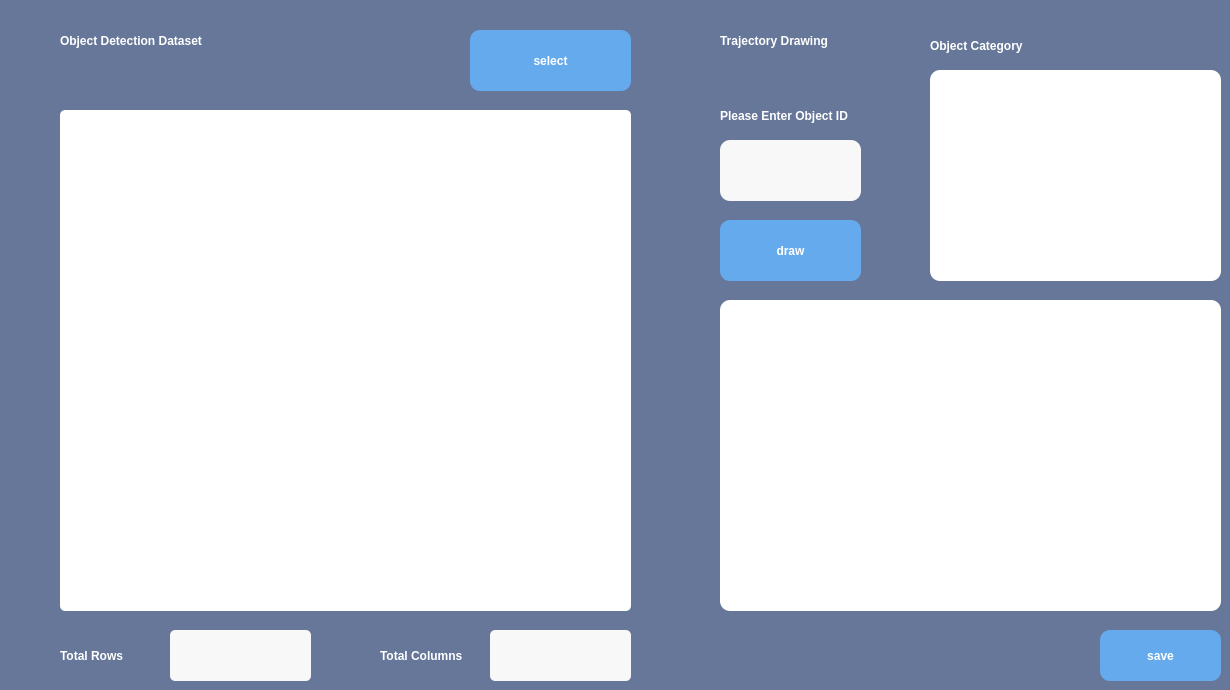
    <widget class="QWidget" name="tab_5">
     <property name="styleSheet">
      <string notr="true">QWidget{
	background-color: #667799;
}</string>
     </property>
     <attribute name="title">
      <string>Tab 5</string>
     </attribute>
     <widget class="QPushButton" name="export5">
      <property name="geometry">
       <rect>
        <x>1100</x>
        <y>630</y>
        <width>121</width>
        <height>51</height>
       </rect>
      </property>
      <property name="styleSheet">
       <string notr="true">QPushButton{
	font: 12pt &quot;Arial&quot;;
	font-weight: bold;
	background-color: #66aaee;
	border-radius: 10%;
	color: white
}</string>
      </property>
      <property name="text">
       <string>save</string>
      </property>
     </widget>
     <widget class="QLabel" name="label_17">
      <property name="geometry">
       <rect>
        <x>60</x>
        <y>630</y>
        <width>101</width>
        <height>51</height>
       </rect>
      </property>
      <property name="styleSheet">
       <string notr="true">QLabel{
	font: 14pt &quot;黑体&quot;;
	font-weight: bold;
	color: #ffffff;
}</string>
      </property>
      <property name="text">
       <string>Total Rows</string>
      </property>
     </widget>
     <widget class="QTextBrowser" name="show_row">
      <property name="geometry">
       <rect>
        <x>170</x>
        <y>630</y>
        <width>141</width>
        <height>51</height>
       </rect>
      </property>
      <property name="font">
       <font>
        <family>Arial</family>
        <pointsize>10</pointsize>
       </font>
      </property>
      <property name="styleSheet">
       <string notr="true">QTextBrowser{
	background-color: #f8f8f8;
	font-size: 10pt;
	border: 0;
	padding: 10px;
    border-radius: 5%;
}</string>
      </property>
     </widget>
     <widget class="QLabel" name="label_18">
      <property name="geometry">
       <rect>
        <x>380</x>
        <y>630</y>
        <width>101</width>
        <height>51</height>
       </rect>
      </property>
      <property name="styleSheet">
       <string notr="true">QLabel{
	font: 14pt &quot;黑体&quot;;
	font-weight: bold;
	color: #ffffff;
}</string>
      </property>
      <property name="text">
       <string>Total Columns</string>
      </property>
     </widget>
     <widget class="QTextBrowser" name="show_col">
      <property name="geometry">
       <rect>
        <x>490</x>
        <y>630</y>
        <width>141</width>
        <height>51</height>
       </rect>
      </property>
      <property name="font">
       <font>
        <family>Arial</family>
        <pointsize>10</pointsize>
       </font>
      </property>
      <property name="styleSheet">
       <string notr="true">QTextBrowser{
	background-color: #f8f8f8;
	font-size: 10pt;
	border: 0;
	padding: 10px;
    border-radius: 5%;
}</string>
      </property>
     </widget>
     <widget class="QTableWidget" name="xlsx">
      <property name="geometry">
       <rect>
        <x>60</x>
        <y>110</y>
        <width>571</width>
        <height>501</height>
       </rect>
      </property>
      <property name="styleSheet">
       <string notr="true">QTableWidget{
	background-color: white;
	border-radius:5%;
	border: 0
}</string>
      </property>
     </widget>
     <widget class="QLabel" name="label_19">
      <property name="geometry">
       <rect>
        <x>60</x>
        <y>10</y>
        <width>391</width>
        <height>61</height>
       </rect>
      </property>
      <property name="styleSheet">
       <string notr="true">QLabel{
	font: 18pt &quot;黑体&quot;;
	font-weight: bold;
	color: #ffffff;
}</string>
      </property>
      <property name="text">
       <string>Object Detection Dataset</string>
      </property>
     </widget>
     <widget class="QPushButton" name="select_xlsx">
      <property name="geometry">
       <rect>
        <x>470</x>
        <y>30</y>
        <width>161</width>
        <height>61</height>
       </rect>
      </property>
      <property name="styleSheet">
       <string notr="true">QPushButton{
	font: 12pt &quot;Arial&quot;;
	font-weight: bold;
	background-color: #66aaee;
	border-radius: 10%;
	color: white
}</string>
      </property>
      <property name="text">
       <string>select</string>
      </property>
     </widget>
     <widget class="QGraphicsView" name="chart5">
      <property name="geometry">
       <rect>
        <x>720</x>
        <y>300</y>
        <width>501</width>
        <height>311</height>
       </rect>
      </property>
      <property name="styleSheet">
       <string notr="true">QGraphicsView{
	background-color: white;
	border-radius:10%;
	border: 0
}</string>
      </property>
     </widget>
     <widget class="QLabel" name="label_26">
      <property name="geometry">
       <rect>
        <x>720</x>
        <y>10</y>
        <width>191</width>
        <height>61</height>
       </rect>
      </property>
      <property name="styleSheet">
       <string notr="true">QLabel{
	font: 16pt &quot;黑体&quot;;
	font-weight: bold;
	color: #ffffff;
}</string>
      </property>
      <property name="text">
       <string>Trajectory Drawing</string>
      </property>
     </widget>
     <widget class="QLabel" name="label_27">
      <property name="geometry">
       <rect>
        <x>720</x>
        <y>90</y>
        <width>191</width>
        <height>51</height>
       </rect>
      </property>
      <property name="styleSheet">
       <string notr="true">QLabel{
	font: 14pt &quot;黑体&quot;;
	font-weight: bold;
	color: #ffffff;
}</string>
      </property>
      <property name="text">
       <string>Please Enter Object ID</string>
      </property>
     </widget>
     <widget class="QPushButton" name="draw5">
      <property name="geometry">
       <rect>
        <x>720</x>
        <y>220</y>
        <width>141</width>
        <height>61</height>
       </rect>
      </property>
      <property name="styleSheet">
       <string notr="true">QPushButton{
	font: 12pt &quot;Arial&quot;;
	font-weight: bold;
	background-color: #66aaee;
	border-radius: 10%;
	color: white
}</string>
      </property>
      <property name="text">
       <string>draw</string>
      </property>
     </widget>
     <widget class="QLabel" name="label_28">
      <property name="geometry">
       <rect>
        <x>930</x>
        <y>20</y>
        <width>221</width>
        <height>51</height>
       </rect>
      </property>
      <property name="styleSheet">
       <string notr="true">QLabel{
	font: 14pt &quot;黑体&quot;;
	font-weight: bold;
	color: #ffffff;
}</string>
      </property>
      <property name="text">
       <string>Object Category</string>
      </property>
     </widget>
     <widget class="QGraphicsView" name="show_image5">
      <property name="geometry">
       <rect>
        <x>930</x>
        <y>70</y>
        <width>291</width>
        <height>211</height>
       </rect>
      </property>
      <property name="styleSheet">
       <string notr="true">QGraphicsView{
	background-color: white;
	border-radius:10%;
	border: 0
}</string>
      </property>
     </widget>
     <widget class="QLineEdit" name="input_id">
      <property name="geometry">
       <rect>
        <x>720</x>
        <y>140</y>
        <width>141</width>
        <height>61</height>
       </rect>
      </property>
      <property name="styleSheet">
       <string notr="true">QLineEdit{
	background-color: #f8f8f8;
	font-size: 12pt;
	border: 0;
	padding: 10px;
    border-radius: 10%;
}</string>
      </property>
     </widget>
    </widget>
